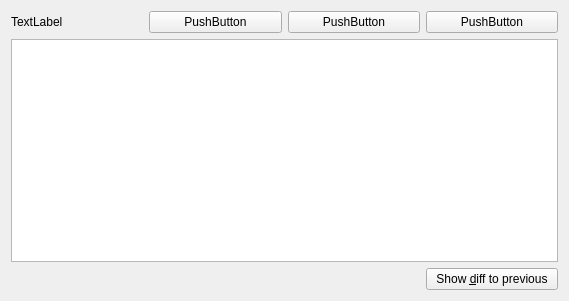
<ui version="4.0" >
 <class>RevisionDetailsWidget</class>
 <widget class="QWidget" name="RevisionDetailsWidget" >
  <property name="geometry" >
   <rect>
    <x>0</x>
    <y>0</y>
    <width>569</width>
    <height>301</height>
   </rect>
  </property>
  <property name="windowTitle" >
   <string>Form</string>
  </property>
  <layout class="QGridLayout" >
   <item row="0" column="0" >
    <widget class="QLabel" name="detailsLabel" >
     <property name="text" >
      <string>TextLabel</string>
     </property>
    </widget>
   </item>
   <item row="0" column="1" >
    <widget class="QPushButton" name="goToPreviousButton" >
     <property name="text" >
      <string>PushButton</string>
     </property>
    </widget>
   </item>
   <item row="0" column="2" >
    <widget class="QPushButton" name="goToCurrentButton" >
     <property name="text" >
      <string>PushButton</string>
     </property>
    </widget>
   </item>
   <item row="0" column="3" >
    <widget class="QPushButton" name="goToNextButton" >
     <property name="text" >
      <string>PushButton</string>
     </property>
    </widget>
   </item>
   <item row="1" column="0" colspan="4" >
    <widget class="QTextBrowser" name="revisionDetailsBrowser" />
   </item>
   <item row="2" column="0" colspan="3" >
    <spacer>
     <property name="orientation" >
      <enum>Qt::Horizontal</enum>
     </property>
     <property name="sizeHint" >
      <size>
       <width>40</width>
       <height>20</height>
      </size>
     </property>
    </spacer>
   </item>
   <item row="2" column="3" >
    <widget class="QPushButton" name="showDiffButton" >
     <property name="text" >
      <string>Show &amp;diff to previous</string>
     </property>
    </widget>
   </item>
  </layout>
 </widget>
 <resources/>
 <connections/>
</ui>
